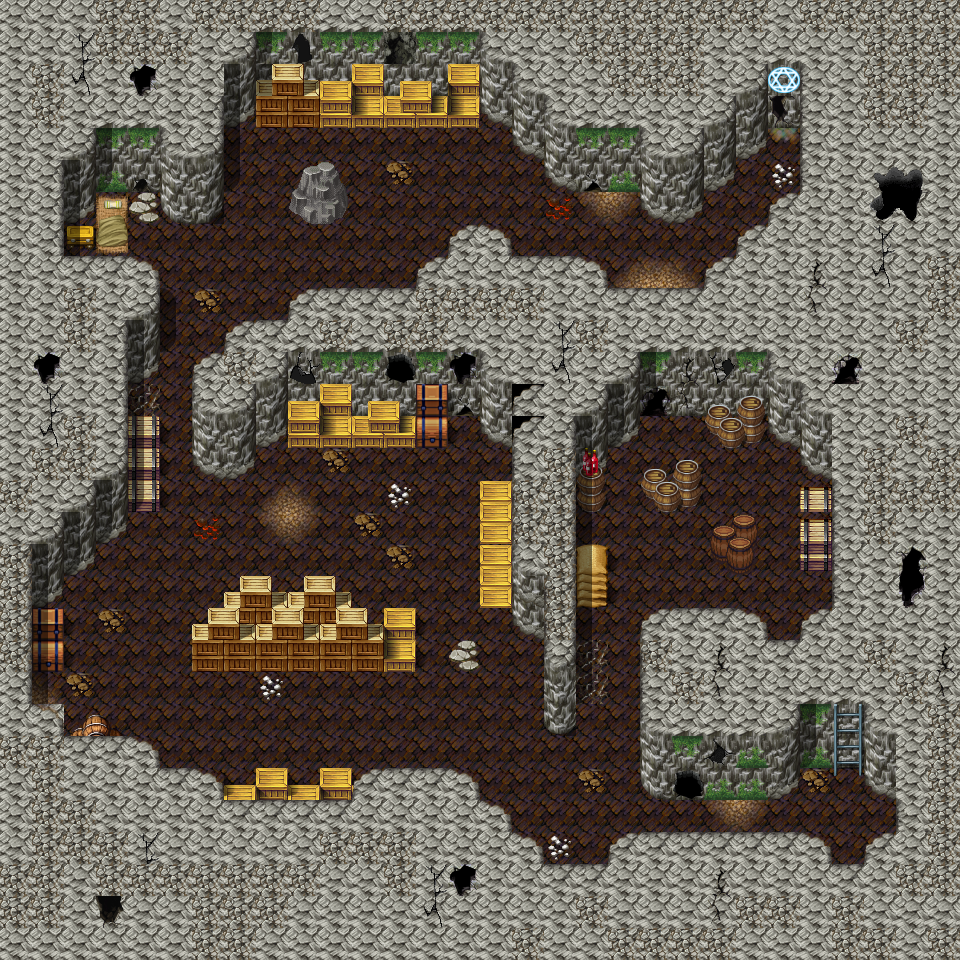

The image is a tile-based game level rendered from a .tmx file. Its description and source (layers, tilesets, objects; grid data summarised) follow:
An orthogonal 30x30 tile map with 32x32 px tiles, 4 tile layers (Ground, Objects, Above, Top), 1 hidden layer not drawn, 61 tilesets.

<map version="1.0" tiledversion="1.1.6" orientation="orthogonal" renderorder="right-down" width="30" height="30" tilewidth="32" tileheight="32" infinite="0" nextobjectid="6">
 <properties>
  <property name="colorfilter" value="none" />
 </properties>
 <tileset firstgid="1" name="map_bed_1" tilewidth="32" tileheight="32" tilecount="128" columns="16">
  <image source="../drawable/map_bed_1.png" width="512" height="256" />
 </tileset>
 <tileset firstgid="129" name="map_border_1" tilewidth="32" tileheight="32" tilecount="128" columns="16">
  <image source="../drawable/map_border_1.png" width="512" height="256" />
 </tileset>
 <tileset firstgid="257" name="map_bridge_1" tilewidth="32" tileheight="32" tilecount="128" columns="16">
  <image source="../drawable/map_bridge_1.png" width="512" height="256" />
 </tileset>
 <tileset firstgid="385" name="map_bridge_2" tilewidth="32" tileheight="32" tilecount="128" columns="16">
  <image source="../drawable/map_bridge_2.png" width="512" height="256" />
 </tileset>
 <tileset firstgid="513" name="map_broken_1" tilewidth="32" tileheight="32" tilecount="128" columns="16">
  <image source="../drawable/map_broken_1.png" width="512" height="256" />
 </tileset>
 <tileset firstgid="641" name="map_cavewall_1" tilewidth="32" tileheight="32" tilecount="108" columns="18">
  <image source="../drawable/map_cavewall_1.png" width="576" height="192" />
 </tileset>
 <tileset firstgid="749" name="map_cavewall_2" tilewidth="32" tileheight="32" tilecount="108" columns="18">
  <image source="../drawable/map_cavewall_2.png" width="576" height="192" />
 </tileset>
 <tileset firstgid="857" name="map_cavewall_3" tilewidth="32" tileheight="32" tilecount="108" columns="18">
  <image source="../drawable/map_cavewall_3.png" width="576" height="192" />
 </tileset>
 <tileset firstgid="965" name="map_cavewall_4" tilewidth="32" tileheight="32" tilecount="108" columns="18">
  <image source="../drawable/map_cavewall_4.png" width="576" height="192" />
 </tileset>
 <tileset firstgid="1073" name="map_chair_table_1" tilewidth="32" tileheight="32" tilecount="128" columns="16">
  <image source="../drawable/map_chair_table_1.png" width="512" height="256" />
 </tileset>
 <tileset firstgid="1201" name="map_chair_table_2" tilewidth="32" tileheight="32" tilecount="128" columns="16">
  <image source="../drawable/map_chair_table_2.png" width="512" height="256" />
 </tileset>
 <tileset firstgid="1329" name="map_crate_1" tilewidth="32" tileheight="32" tilecount="128" columns="16">
  <image source="../drawable/map_crate_1.png" width="512" height="256" />
 </tileset>
 <tileset firstgid="1457" name="map_cupboard_1" tilewidth="32" tileheight="32" tilecount="128" columns="16">
  <image source="../drawable/map_cupboard_1.png" width="512" height="256" />
 </tileset>
 <tileset firstgid="1585" name="map_curtain_1" tilewidth="32" tileheight="32" tilecount="128" columns="16">
  <image source="../drawable/map_curtain_1.png" width="512" height="256" />
 </tileset>
 <tileset firstgid="1713" name="map_entrance_1" tilewidth="32" tileheight="32" tilecount="128" columns="16">
  <image source="../drawable/map_entrance_1.png" width="512" height="256" />
 </tileset>
 <tileset firstgid="1841" name="map_entrance_2" tilewidth="32" tileheight="32" tilecount="128" columns="16">
  <image source="../drawable/map_entrance_2.png" width="512" height="256" />
 </tileset>
 <tileset firstgid="1969" name="map_fence_1" tilewidth="32" tileheight="32" tilecount="128" columns="16">
  <image source="../drawable/map_fence_1.png" width="512" height="256" />
 </tileset>
 <tileset firstgid="2097" name="map_fence_2" tilewidth="32" tileheight="32" tilecount="128" columns="16">
  <image source="../drawable/map_fence_2.png" width="512" height="256" />
 </tileset>
 <tileset firstgid="2225" name="map_fence_3" tilewidth="32" tileheight="32" tilecount="128" columns="16">
  <image source="../drawable/map_fence_3.png" width="512" height="256" />
 </tileset>
 <tileset firstgid="2353" name="map_fence_4" tilewidth="32" tileheight="32" tilecount="128" columns="16">
  <image source="../drawable/map_fence_4.png" width="512" height="256" />
 </tileset>
 <tileset firstgid="2481" name="map_ground_1" tilewidth="32" tileheight="32" tilecount="128" columns="16">
  <image source="../drawable/map_ground_1.png" width="512" height="256" />
 </tileset>
 <tileset firstgid="2609" name="map_ground_2" tilewidth="32" tileheight="32" tilecount="128" columns="16">
  <image source="../drawable/map_ground_2.png" width="512" height="256" />
 </tileset>
 <tileset firstgid="2737" name="map_ground_3" tilewidth="32" tileheight="32" tilecount="128" columns="16">
  <image source="../drawable/map_ground_3.png" width="512" height="256" />
 </tileset>
 <tileset firstgid="2865" name="map_ground_4" tilewidth="32" tileheight="32" tilecount="128" columns="16">
  <image source="../drawable/map_ground_4.png" width="512" height="256" />
 </tileset>
 <tileset firstgid="2993" name="map_ground_5" tilewidth="32" tileheight="32" tilecount="128" columns="16">
  <image source="../drawable/map_ground_5.png" width="512" height="256" />
 </tileset>
 <tileset firstgid="3121" name="map_ground_6" tilewidth="32" tileheight="32" tilecount="128" columns="16">
  <image source="../drawable/map_ground_6.png" width="512" height="256" />
 </tileset>
 <tileset firstgid="3249" name="map_ground_7" tilewidth="32" tileheight="32" tilecount="128" columns="16">
  <image source="../drawable/map_ground_7.png" width="512" height="256" />
 </tileset>
 <tileset firstgid="3377" name="map_ground_8" tilewidth="32" tileheight="32" tilecount="128" columns="16">
  <image source="../drawable/map_ground_8.png" width="512" height="256" />
 </tileset>
 <tileset firstgid="3505" name="map_house_1" tilewidth="32" tileheight="32" tilecount="128" columns="16">
  <image source="../drawable/map_house_1.png" width="512" height="256" />
 </tileset>
 <tileset firstgid="3633" name="map_house_2" tilewidth="32" tileheight="32" tilecount="128" columns="16">
  <image source="../drawable/map_house_2.png" width="512" height="256" />
 </tileset>
 <tileset firstgid="3761" name="map_indoor_1" tilewidth="32" tileheight="32" tilecount="128" columns="16">
  <image source="../drawable/map_indoor_1.png" width="512" height="256" />
 </tileset>
 <tileset firstgid="3889" name="map_indoor_2" tilewidth="32" tileheight="32" tilecount="128" columns="16">
  <image source="../drawable/map_indoor_2.png" width="512" height="256" />
 </tileset>
 <tileset firstgid="4017" name="map_kitchen_1" tilewidth="32" tileheight="32" tilecount="128" columns="16">
  <image source="../drawable/map_kitchen_1.png" width="512" height="256" />
 </tileset>
 <tileset firstgid="4145" name="map_outdoor_1" tilewidth="32" tileheight="32" tilecount="128" columns="16">
  <image source="../drawable/map_outdoor_1.png" width="512" height="256" />
 </tileset>
 <tileset firstgid="4273" name="map_pillar_1" tilewidth="32" tileheight="32" tilecount="128" columns="16">
  <image source="../drawable/map_pillar_1.png" width="512" height="256" />
 </tileset>
 <tileset firstgid="4401" name="map_pillar_2" tilewidth="32" tileheight="32" tilecount="128" columns="16">
  <image source="../drawable/map_pillar_2.png" width="512" height="256" />
 </tileset>
 <tileset firstgid="4529" name="map_plant_1" tilewidth="32" tileheight="32" tilecount="128" columns="16">
  <image source="../drawable/map_plant_1.png" width="512" height="256" />
 </tileset>
 <tileset firstgid="4657" name="map_plant_2" tilewidth="32" tileheight="32" tilecount="128" columns="16">
  <image source="../drawable/map_plant_2.png" width="512" height="256" />
 </tileset>
 <tileset firstgid="4785" name="map_rock_1" tilewidth="32" tileheight="32" tilecount="128" columns="16">
  <image source="../drawable/map_rock_1.png" width="512" height="256" />
 </tileset>
 <tileset firstgid="4913" name="map_rock_2" tilewidth="32" tileheight="32" tilecount="128" columns="16">
  <image source="../drawable/map_rock_2.png" width="512" height="256" />
 </tileset>
 <tileset firstgid="5041" name="map_roof_1" tilewidth="32" tileheight="32" tilecount="128" columns="16">
  <image source="../drawable/map_roof_1.png" width="512" height="256" />
 </tileset>
 <tileset firstgid="5169" name="map_roof_2" tilewidth="32" tileheight="32" tilecount="128" columns="16">
  <image source="../drawable/map_roof_2.png" width="512" height="256" />
 </tileset>
 <tileset firstgid="5297" name="map_roof_3" tilewidth="32" tileheight="32" tilecount="128" columns="16">
  <image source="../drawable/map_roof_3.png" width="512" height="256" />
 </tileset>
 <tileset firstgid="5425" name="map_shop_1" tilewidth="32" tileheight="32" tilecount="128" columns="16">
  <image source="../drawable/map_shop_1.png" width="512" height="256" />
 </tileset>
 <tileset firstgid="5553" name="map_sign_ladder_1" tilewidth="32" tileheight="32" tilecount="128" columns="16">
  <image source="../drawable/map_sign_ladder_1.png" width="512" height="256" />
 </tileset>
 <tileset firstgid="5681" name="map_table_1" tilewidth="32" tileheight="32" tilecount="128" columns="16">
  <image source="../drawable/map_table_1.png" width="512" height="256" />
 </tileset>
 <tileset firstgid="5809" name="map_table_2" tilewidth="32" tileheight="32" tilecount="112" columns="14">
  <image source="../drawable/map_table_2.png" width="448" height="256" />
 </tileset>
 <tileset firstgid="5921" name="map_trail_1" tilewidth="32" tileheight="32" tilecount="128" columns="16">
  <image source="../drawable/map_trail_1.png" width="512" height="256" />
 </tileset>
 <tileset firstgid="6049" name="map_transition_1" tilewidth="32" tileheight="32" tilecount="128" columns="16">
  <image source="../drawable/map_transition_1.png" width="512" height="256" />
 </tileset>
 <tileset firstgid="6177" name="map_transition_2" tilewidth="32" tileheight="32" tilecount="128" columns="16">
  <image source="../drawable/map_transition_2.png" width="512" height="256" />
 </tileset>
 <tileset firstgid="6305" name="map_transition_3" tilewidth="32" tileheight="32" tilecount="128" columns="16">
  <image source="../drawable/map_transition_3.png" width="512" height="256" />
 </tileset>
 <tileset firstgid="6433" name="map_transition_4" tilewidth="32" tileheight="32" tilecount="128" columns="16">
  <image source="../drawable/map_transition_4.png" width="512" height="256" />
 </tileset>
 <tileset firstgid="6561" name="map_transition_5" tilewidth="32" tileheight="32" tilecount="128" columns="16">
  <image source="../drawable/map_transition_5.png" width="512" height="256" />
 </tileset>
 <tileset firstgid="6689" name="map_tree_1" tilewidth="32" tileheight="32" tilecount="128" columns="16">
  <image source="../drawable/map_tree_1.png" width="512" height="256" />
 </tileset>
 <tileset firstgid="6817" name="map_tree_2" tilewidth="32" tileheight="32" tilecount="128" columns="16">
  <image source="../drawable/map_tree_2.png" width="512" height="256" />
 </tileset>
 <tileset firstgid="6945" name="map_wall_1" tilewidth="32" tileheight="32" tilecount="128" columns="16">
  <image source="../drawable/map_wall_1.png" width="512" height="256" />
 </tileset>
 <tileset firstgid="7073" name="map_wall_2" tilewidth="32" tileheight="32" tilecount="120" columns="15">
  <image source="../drawable/map_wall_2.png" width="480" height="256" />
 </tileset>
 <tileset firstgid="7193" name="map_wall_3" tilewidth="32" tileheight="32" tilecount="120" columns="15">
  <image source="../drawable/map_wall_3.png" width="480" height="256" />
 </tileset>
 <tileset firstgid="7313" name="map_wall_4" tilewidth="32" tileheight="32" tilecount="120" columns="15">
  <image source="../drawable/map_wall_4.png" width="480" height="256" />
 </tileset>
 <tileset firstgid="7433" name="map_window_1" tilewidth="32" tileheight="32" tilecount="128" columns="16">
  <image source="../drawable/map_window_1.png" width="512" height="256" />
 </tileset>
 <tileset firstgid="7561" name="map_window_2" tilewidth="32" tileheight="32" tilecount="128" columns="16">
  <image source="../drawable/map_window_2.png" width="512" height="256" />
 </tileset>
 <layer name="Ground" width="30" height="30">
  <data>[900 cells, 900 non-empty, 15 distinct tile ids]</data>
 </layer>
 <layer name="Objects" width="30" height="30">
  <data>[900 cells, 351 non-empty, 86 distinct tile ids]</data>
 </layer>
 <layer name="Above" width="30" height="30">
  <data>[900 cells, 118 non-empty, 17 distinct tile ids]</data>
 </layer>
 <layer name="Top" width="30" height="30">
  <data>[900 cells, 5 non-empty, 4 distinct tile ids]</data>
 </layer>
 <layer name="Walkable" width="30" height="30" visible="0">
  <data>[900 cells, 590 non-empty, 1 distinct tile ids]</data>
 </layer>
 <objectgroup name="Mapevents" />
 <objectgroup name="Spawn" />
 <objectgroup name="Keys" />
</map>
